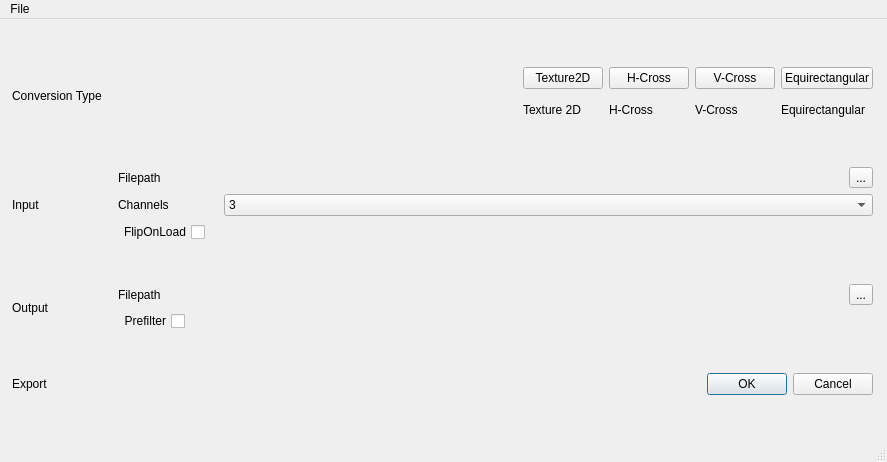
<?xml version="1.0" encoding="UTF-8"?>
<ui version="4.0">
 <class>EditorWindow</class>
 <widget class="QMainWindow" name="EditorWindow">
  <property name="geometry">
   <rect>
    <x>0</x>
    <y>0</y>
    <width>887</width>
    <height>462</height>
   </rect>
  </property>
  <property name="windowTitle">
   <string>tTexture</string>
  </property>
  <widget class="QWidget" name="MainWindow">
   <widget class="QWidget" name="">
    <property name="geometry">
     <rect>
      <x>12</x>
      <y>12</y>
      <width>861</width>
      <height>401</height>
     </rect>
    </property>
    <layout class="QVBoxLayout" name="MainWindowLayout">
     <item>
      <layout class="QHBoxLayout" name="ConversionTypeSectionLayout">
       <item>
        <widget class="QLabel" name="ConversionTypeLabel">
         <property name="minimumSize">
          <size>
           <width>100</width>
           <height>0</height>
          </size>
         </property>
         <property name="maximumSize">
          <size>
           <width>100</width>
           <height>16777215</height>
          </size>
         </property>
         <property name="text">
          <string>Conversion Type</string>
         </property>
        </widget>
       </item>
       <item>
        <spacer name="horizontalSpacer">
         <property name="orientation">
          <enum>Qt::Horizontal</enum>
         </property>
         <property name="sizeHint" stdset="0">
          <size>
           <width>150</width>
           <height>20</height>
          </size>
         </property>
        </spacer>
       </item>
       <item>
        <layout class="QHBoxLayout" name="ConversionTypeLayout">
         <item>
          <layout class="QVBoxLayout" name="Texture2DLayout">
           <item>
            <widget class="QPushButton" name="Texture2DButton">
             <property name="text">
              <string>Texture2D</string>
             </property>
            </widget>
           </item>
           <item>
            <widget class="QLabel" name="Texture2DLabel">
             <property name="maximumSize">
              <size>
               <width>100</width>
               <height>30</height>
              </size>
             </property>
             <property name="text">
              <string>Texture 2D</string>
             </property>
            </widget>
           </item>
          </layout>
         </item>
         <item>
          <layout class="QVBoxLayout" name="HCrossLayout">
           <item>
            <widget class="QPushButton" name="HCrossButton">
             <property name="text">
              <string>H-Cross</string>
             </property>
            </widget>
           </item>
           <item>
            <widget class="QLabel" name="HCrossLabel">
             <property name="maximumSize">
              <size>
               <width>100</width>
               <height>30</height>
              </size>
             </property>
             <property name="text">
              <string>H-Cross</string>
             </property>
            </widget>
           </item>
          </layout>
         </item>
         <item>
          <layout class="QVBoxLayout" name="VCrossLayout">
           <item>
            <widget class="QPushButton" name="VCrossButton">
             <property name="text">
              <string>V-Cross</string>
             </property>
            </widget>
           </item>
           <item>
            <widget class="QLabel" name="VCrossLabel">
             <property name="maximumSize">
              <size>
               <width>100</width>
               <height>30</height>
              </size>
             </property>
             <property name="text">
              <string>V-Cross</string>
             </property>
            </widget>
           </item>
          </layout>
         </item>
         <item>
          <layout class="QVBoxLayout" name="EquirectangularLayout">
           <item>
            <widget class="QPushButton" name="EquirectangularButton">
             <property name="text">
              <string>Equirectangular</string>
             </property>
            </widget>
           </item>
           <item>
            <widget class="QLabel" name="EquirectangularLabel">
             <property name="maximumSize">
              <size>
               <width>100</width>
               <height>30</height>
              </size>
             </property>
             <property name="text">
              <string>Equirectangular</string>
             </property>
            </widget>
           </item>
          </layout>
         </item>
        </layout>
       </item>
      </layout>
     </item>
     <item>
      <layout class="QHBoxLayout" name="horizontalLayout">
       <item>
        <widget class="QLabel" name="InputLabel">
         <property name="minimumSize">
          <size>
           <width>100</width>
           <height>0</height>
          </size>
         </property>
         <property name="maximumSize">
          <size>
           <width>100</width>
           <height>16777215</height>
          </size>
         </property>
         <property name="text">
          <string>Input</string>
         </property>
        </widget>
       </item>
       <item>
        <layout class="QVBoxLayout" name="InputLayout">
         <item>
          <layout class="QHBoxLayout" name="InputFilepathLayout">
           <item>
            <widget class="QLabel" name="InputFilepathLabel">
             <property name="maximumSize">
              <size>
               <width>100</width>
               <height>16777215</height>
              </size>
             </property>
             <property name="text">
              <string>Filepath</string>
             </property>
            </widget>
           </item>
           <item>
            <widget class="QLabel" name="InputFilepathValue">
             <property name="text">
              <string/>
             </property>
            </widget>
           </item>
           <item>
            <widget class="QToolButton" name="InputFilepathButton">
             <property name="text">
              <string>...</string>
             </property>
            </widget>
           </item>
          </layout>
         </item>
         <item>
          <layout class="QHBoxLayout" name="InputChannelLayout">
           <item>
            <widget class="QLabel" name="InputChannelLabel">
             <property name="maximumSize">
              <size>
               <width>100</width>
               <height>16777215</height>
              </size>
             </property>
             <property name="text">
              <string>Channels</string>
             </property>
            </widget>
           </item>
           <item>
            <widget class="QComboBox" name="InputChannelBox">
             <property name="editable">
              <bool>false</bool>
             </property>
             <item>
              <property name="text">
               <string>3</string>
              </property>
             </item>
             <item>
              <property name="text">
               <string>4</string>
              </property>
             </item>
            </widget>
           </item>
          </layout>
         </item>
         <item>
          <layout class="QHBoxLayout" name="FlipOnLoadLayout">
           <item>
            <widget class="QCheckBox" name="FlipOnLoadCheckbox">
             <property name="minimumSize">
              <size>
               <width>20</width>
               <height>0</height>
              </size>
             </property>
             <property name="maximumSize">
              <size>
               <width>1677215</width>
               <height>16777215</height>
              </size>
             </property>
             <property name="layoutDirection">
              <enum>Qt::RightToLeft</enum>
             </property>
             <property name="text">
              <string>FlipOnLoad</string>
             </property>
            </widget>
           </item>
           <item>
            <spacer name="horizontalSpacer_2">
             <property name="orientation">
              <enum>Qt::Horizontal</enum>
             </property>
             <property name="sizeHint" stdset="0">
              <size>
               <width>40</width>
               <height>20</height>
              </size>
             </property>
            </spacer>
           </item>
          </layout>
         </item>
        </layout>
       </item>
      </layout>
     </item>
     <item>
      <layout class="QHBoxLayout" name="OutputSectionLayout">
       <item>
        <widget class="QLabel" name="OutputLabel">
         <property name="minimumSize">
          <size>
           <width>100</width>
           <height>0</height>
          </size>
         </property>
         <property name="maximumSize">
          <size>
           <width>100</width>
           <height>16777215</height>
          </size>
         </property>
         <property name="baseSize">
          <size>
           <width>0</width>
           <height>0</height>
          </size>
         </property>
         <property name="text">
          <string>Output</string>
         </property>
        </widget>
       </item>
       <item>
        <layout class="QVBoxLayout" name="OutputLayout">
         <item>
          <layout class="QHBoxLayout" name="OutputFilepathLayout">
           <item>
            <widget class="QLabel" name="OutputFilepathLabel">
             <property name="maximumSize">
              <size>
               <width>100</width>
               <height>16777215</height>
              </size>
             </property>
             <property name="text">
              <string>Filepath</string>
             </property>
            </widget>
           </item>
           <item>
            <widget class="QLabel" name="OutputFilepathValue">
             <property name="text">
              <string/>
             </property>
            </widget>
           </item>
           <item>
            <widget class="QToolButton" name="OutputFilepathButton">
             <property name="text">
              <string>...</string>
             </property>
            </widget>
           </item>
          </layout>
         </item>
         <item>
          <layout class="QHBoxLayout" name="PrefilterLayout">
           <item>
            <widget class="QCheckBox" name="PrefilterCheckbox">
             <property name="minimumSize">
              <size>
               <width>20</width>
               <height>0</height>
              </size>
             </property>
             <property name="maximumSize">
              <size>
               <width>100</width>
               <height>16777215</height>
              </size>
             </property>
             <property name="layoutDirection">
              <enum>Qt::RightToLeft</enum>
             </property>
             <property name="text">
              <string>Prefilter</string>
             </property>
            </widget>
           </item>
           <item>
            <spacer name="PrefilterSpacer">
             <property name="orientation">
              <enum>Qt::Horizontal</enum>
             </property>
             <property name="sizeHint" stdset="0">
              <size>
               <width>40</width>
               <height>20</height>
              </size>
             </property>
            </spacer>
           </item>
          </layout>
         </item>
        </layout>
       </item>
      </layout>
     </item>
     <item>
      <layout class="QHBoxLayout" name="FooterLayout">
       <item>
        <layout class="QHBoxLayout" name="ExportLayout">
         <item>
          <widget class="QLabel" name="ExportLabel">
           <property name="minimumSize">
            <size>
             <width>100</width>
             <height>0</height>
            </size>
           </property>
           <property name="maximumSize">
            <size>
             <width>100</width>
             <height>16777215</height>
            </size>
           </property>
           <property name="text">
            <string>Export</string>
           </property>
          </widget>
         </item>
         <item>
          <widget class="QLabel" name="ExportValue">
           <property name="text">
            <string/>
           </property>
          </widget>
         </item>
        </layout>
       </item>
       <item>
        <widget class="QDialogButtonBox" name="ButtonBox">
         <property name="standardButtons">
          <set>QDialogButtonBox::Cancel|QDialogButtonBox::Ok</set>
         </property>
        </widget>
       </item>
      </layout>
     </item>
    </layout>
   </widget>
  </widget>
  <widget class="QMenuBar" name="menubar">
   <property name="geometry">
    <rect>
     <x>0</x>
     <y>0</y>
     <width>887</width>
     <height>26</height>
    </rect>
   </property>
   <widget class="QMenu" name="menuFile">
    <property name="title">
     <string>File</string>
    </property>
   </widget>
   <addaction name="menuFile"/>
  </widget>
  <widget class="QStatusBar" name="statusbar"/>
 </widget>
 <resources/>
 <connections/>
</ui>
